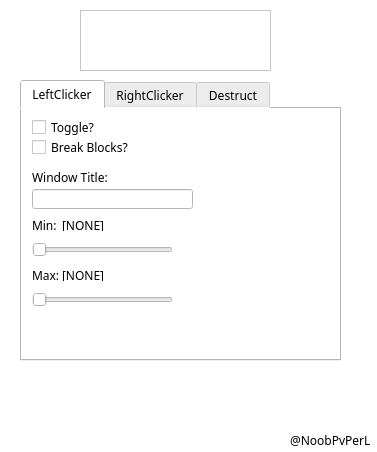
<?xml version="1.0" encoding="UTF-8"?>
<ui version="4.0">
 <class>Widget</class>
 <widget class="QWidget" name="Widget">
  <property name="geometry">
   <rect>
    <x>0</x>
    <y>0</y>
    <width>377</width>
    <height>452</height>
   </rect>
  </property>
  <property name="minimumSize">
   <size>
    <width>377</width>
    <height>452</height>
   </size>
  </property>
  <property name="maximumSize">
   <size>
    <width>377</width>
    <height>452</height>
   </size>
  </property>
  <property name="windowTitle">
   <string>Widget</string>
  </property>
  <property name="styleSheet">
   <string notr="true">background-color: rgb(255, 255, 255);
</string>
  </property>
  <widget class="QTabWidget" name="mainTab">
   <property name="geometry">
    <rect>
     <x>20</x>
     <y>80</y>
     <width>321</width>
     <height>281</height>
    </rect>
   </property>
   <property name="font">
    <font>
     <family>微软雅黑</family>
    </font>
   </property>
   <property name="autoFillBackground">
    <bool>false</bool>
   </property>
   <property name="styleSheet">
    <string notr="true">background-color: rgb(255, 255, 255);
background-image: url(:/new/prefix1/background.png);

</string>
   </property>
   <property name="currentIndex">
    <number>0</number>
   </property>
   <widget class="QWidget" name="LClicker">
    <attribute name="title">
     <string>LeftClicker</string>
    </attribute>
    <widget class="QSlider" name="leftMinSlider">
     <property name="geometry">
      <rect>
       <x>10</x>
       <y>130</y>
       <width>141</width>
       <height>22</height>
      </rect>
     </property>
     <property name="minimum">
      <number>1</number>
     </property>
     <property name="maximum">
      <number>20</number>
     </property>
     <property name="orientation">
      <enum>Qt::Horizontal</enum>
     </property>
    </widget>
    <widget class="QCheckBox" name="LToggler">
     <property name="geometry">
      <rect>
       <x>10</x>
       <y>10</y>
       <width>71</width>
       <height>16</height>
      </rect>
     </property>
     <property name="font">
      <font>
       <family>微软雅黑</family>
      </font>
     </property>
     <property name="text">
      <string>Toggle?</string>
     </property>
    </widget>
    <widget class="QLabel" name="label_3">
     <property name="geometry">
      <rect>
       <x>10</x>
       <y>110</y>
       <width>54</width>
       <height>12</height>
      </rect>
     </property>
     <property name="font">
      <font>
       <family>微软雅黑</family>
      </font>
     </property>
     <property name="text">
      <string>Min:</string>
     </property>
    </widget>
    <widget class="QLabel" name="label_4">
     <property name="geometry">
      <rect>
       <x>10</x>
       <y>160</y>
       <width>54</width>
       <height>12</height>
      </rect>
     </property>
     <property name="font">
      <font>
       <family>微软雅黑</family>
      </font>
     </property>
     <property name="text">
      <string>Max:</string>
     </property>
    </widget>
    <widget class="QSlider" name="leftMaxSlider">
     <property name="geometry">
      <rect>
       <x>10</x>
       <y>180</y>
       <width>141</width>
       <height>22</height>
      </rect>
     </property>
     <property name="minimum">
      <number>1</number>
     </property>
     <property name="maximum">
      <number>20</number>
     </property>
     <property name="orientation">
      <enum>Qt::Horizontal</enum>
     </property>
    </widget>
    <widget class="QLabel" name="leftMaxCPS">
     <property name="geometry">
      <rect>
       <x>40</x>
       <y>160</y>
       <width>54</width>
       <height>12</height>
      </rect>
     </property>
     <property name="font">
      <font>
       <family>微软雅黑</family>
      </font>
     </property>
     <property name="text">
      <string>[NONE]</string>
     </property>
    </widget>
    <widget class="QLabel" name="leftMinCPS">
     <property name="geometry">
      <rect>
       <x>40</x>
       <y>110</y>
       <width>54</width>
       <height>12</height>
      </rect>
     </property>
     <property name="font">
      <font>
       <family>微软雅黑</family>
      </font>
     </property>
     <property name="text">
      <string>[NONE]</string>
     </property>
    </widget>
    <widget class="QCheckBox" name="breakBlocks">
     <property name="geometry">
      <rect>
       <x>10</x>
       <y>30</y>
       <width>101</width>
       <height>16</height>
      </rect>
     </property>
     <property name="font">
      <font>
       <family>微软雅黑</family>
      </font>
     </property>
     <property name="text">
      <string>Break Blocks?</string>
     </property>
    </widget>
    <widget class="QLineEdit" name="clickWindow">
     <property name="geometry">
      <rect>
       <x>10</x>
       <y>80</y>
       <width>161</width>
       <height>20</height>
      </rect>
     </property>
     <property name="font">
      <font>
       <family>微软雅黑</family>
      </font>
     </property>
    </widget>
    <widget class="QLabel" name="label_clickwindow">
     <property name="geometry">
      <rect>
       <x>10</x>
       <y>60</y>
       <width>81</width>
       <height>16</height>
      </rect>
     </property>
     <property name="font">
      <font>
       <family>微软雅黑</family>
      </font>
     </property>
     <property name="text">
      <string>Window Title:</string>
     </property>
    </widget>
   </widget>
   <widget class="QWidget" name="RClicker">
    <attribute name="title">
     <string>RightClicker</string>
    </attribute>
    <widget class="QLabel" name="label_5">
     <property name="geometry">
      <rect>
       <x>10</x>
       <y>110</y>
       <width>54</width>
       <height>12</height>
      </rect>
     </property>
     <property name="font">
      <font>
       <family>微软雅黑</family>
      </font>
     </property>
     <property name="text">
      <string>Max:</string>
     </property>
    </widget>
    <widget class="QCheckBox" name="RToggler">
     <property name="geometry">
      <rect>
       <x>10</x>
       <y>20</y>
       <width>71</width>
       <height>16</height>
      </rect>
     </property>
     <property name="font">
      <font>
       <family>微软雅黑</family>
      </font>
     </property>
     <property name="text">
      <string>Toggle?</string>
     </property>
    </widget>
    <widget class="QSlider" name="rightMaxSlider">
     <property name="geometry">
      <rect>
       <x>10</x>
       <y>130</y>
       <width>141</width>
       <height>22</height>
      </rect>
     </property>
     <property name="minimum">
      <number>1</number>
     </property>
     <property name="maximum">
      <number>20</number>
     </property>
     <property name="orientation">
      <enum>Qt::Horizontal</enum>
     </property>
    </widget>
    <widget class="QLabel" name="label_6">
     <property name="geometry">
      <rect>
       <x>10</x>
       <y>60</y>
       <width>54</width>
       <height>12</height>
      </rect>
     </property>
     <property name="font">
      <font>
       <family>微软雅黑</family>
      </font>
     </property>
     <property name="text">
      <string>Min:</string>
     </property>
    </widget>
    <widget class="QLabel" name="rightMinCPS">
     <property name="geometry">
      <rect>
       <x>40</x>
       <y>60</y>
       <width>54</width>
       <height>12</height>
      </rect>
     </property>
     <property name="font">
      <font>
       <family>微软雅黑</family>
      </font>
     </property>
     <property name="text">
      <string>[NONE]</string>
     </property>
    </widget>
    <widget class="QSlider" name="rightMinSlider">
     <property name="geometry">
      <rect>
       <x>10</x>
       <y>80</y>
       <width>141</width>
       <height>22</height>
      </rect>
     </property>
     <property name="minimum">
      <number>1</number>
     </property>
     <property name="maximum">
      <number>20</number>
     </property>
     <property name="orientation">
      <enum>Qt::Horizontal</enum>
     </property>
    </widget>
    <widget class="QLabel" name="rightMaxCPS">
     <property name="geometry">
      <rect>
       <x>40</x>
       <y>110</y>
       <width>54</width>
       <height>12</height>
      </rect>
     </property>
     <property name="font">
      <font>
       <family>微软雅黑</family>
      </font>
     </property>
     <property name="text">
      <string>[NONE]</string>
     </property>
    </widget>
   </widget>
   <widget class="QWidget" name="destruct">
    <attribute name="title">
     <string>Destruct</string>
    </attribute>
    <widget class="QLabel" name="labelDestruct">
     <property name="geometry">
      <rect>
       <x>10</x>
       <y>40</y>
       <width>171</width>
       <height>16</height>
      </rect>
     </property>
     <property name="font">
      <font>
       <family>微软雅黑</family>
      </font>
     </property>
     <property name="text">
      <string>Click there to destruct:</string>
     </property>
    </widget>
    <widget class="QPushButton" name="destructButton">
     <property name="geometry">
      <rect>
       <x>10</x>
       <y>110</y>
       <width>75</width>
       <height>23</height>
      </rect>
     </property>
     <property name="font">
      <font>
       <family>微软雅黑</family>
      </font>
     </property>
     <property name="styleSheet">
      <string notr="true">background-color: rgb(225, 225, 225);
</string>
     </property>
     <property name="text">
      <string>Destruct</string>
     </property>
    </widget>
    <widget class="QCheckBox" name="ssmode">
     <property name="geometry">
      <rect>
       <x>10</x>
       <y>70</y>
       <width>131</width>
       <height>16</height>
      </rect>
     </property>
     <property name="font">
      <font>
       <family>微软雅黑</family>
      </font>
     </property>
     <property name="text">
      <string>Screenshare mode</string>
     </property>
    </widget>
   </widget>
  </widget>
  <widget class="QLabel" name="copyright">
   <property name="geometry">
    <rect>
     <x>290</x>
     <y>430</y>
     <width>91</width>
     <height>21</height>
    </rect>
   </property>
   <property name="font">
    <font>
     <family>微软雅黑</family>
    </font>
   </property>
   <property name="text">
    <string>@NoobPvPerL</string>
   </property>
  </widget>
  <widget class="QFrame" name="frame">
   <property name="geometry">
    <rect>
     <x>80</x>
     <y>10</y>
     <width>191</width>
     <height>61</height>
    </rect>
   </property>
   <property name="styleSheet">
    <string notr="true">image: url(:/new/prefix1/NoobClicker.png);</string>
   </property>
   <property name="frameShape">
    <enum>QFrame::StyledPanel</enum>
   </property>
   <property name="frameShadow">
    <enum>QFrame::Raised</enum>
   </property>
  </widget>
 </widget>
 <resources/>
 <connections/>
</ui>
